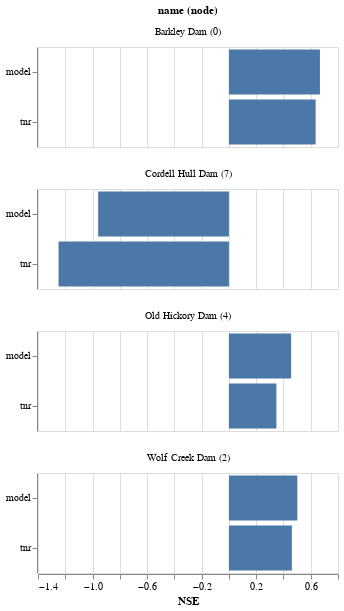

This figure's notebook cell:
### Code cell
NODE = 4
# data = df.loc[NODE]
data = df
name = df.loc[NODE, 'name'].unique()[0]
df['name (node)'] = df['name'] + ' (' + df.index.astype(str) + ')'

bars = alt.Chart(
    data
).mark_bar(
).encode(
    x=alt.X('nse:Q', title='NSE'),
    y=alt.Y('model_or_tnr:N', title=None),
    tooltip=alt.Tooltip(['pearson-r', 'nse', 'norm_rmse', 'norm_mae', 'kge'], format='.2f'),
    facet=alt.Facet('name (node):N', columns=1)
).properties(
    width=300,
    height=100,
    # title=f'{name}'
)

bars

### Figure 1 — Vega-Lite specification as saved in the notebook (floating-point values rounded to 4 significant figures)
{"config": {"view": {"continuousWidth": 300, "continuousHeight": 300}}, "data": {"name": "data-8e7831afcfb8c80a21fadf2008e61a72"}, "mark": {"type": "bar"}, "encoding": {"facet": {"columns": 1, "field": "name (node)", "type": "nominal"}, "tooltip": [{"field": "pearson-r", "format": ".2f", "type": "quantitative"}, {"field": "nse", "format": ".2f", "type": "quantitative"}, {"field": "norm_rmse", "format": ".2f", "type": "quantitative"}, {"field": "norm_mae", "format": ".2f", "type": "quantitative"}, {"field": "kge", "format": ".2f", "type": "quantitative"}], "x": {"field": "nse", "title": "NSE", "type": "quantitative"}, "y": {"field": "model_or_tnr", "title": null, "type": "nominal"}}, "height": 100, "width": 300, "$schema": "https://vega.github.io/schema/vega-lite/v5.16.3.json", "datasets": {"data-8e7831afcfb8c80a21fadf2008e61a72": [{"pearson-r": 0.7084, "pearson-r p-val": 3.818e-98, "nse": 0.5017, "nse1": 0.4019, "rmse": 35290000.0, "norm_rmse": 0.08869, "mae": 19750000.0, "norm_mae": 0.04962, "kge": 0.582, "name": "Wolf Creek Dam", "model_or_tnr": "model", "name (node)": "Wolf Creek Dam (2)"}, {"pearson-r": 0.681, "pearson-r p-val": 5.453e-88, "nse": 0.4618, "nse1": 0.3847, "rmse": 36680000.0, "norm_rmse": 0.09218, "mae": 20310000.0, "norm_mae": 0.05105, "kge": 0.5778, "name": "Wolf Creek Dam", "model_or_tnr": "tnr", "name (node)": "Wolf Creek Dam (2)"}, {"pearson-r": 0.7943, "pearson-r p-val": 9.263e-140, "nse": 0.4562, "nse1": 0.3667, "rmse": 40710000.0, "norm_rmse": 0.1481, "mae": 27410000.0, "norm_mae": 0.09966, "kge": 0.7039, "name": "Old Hickory Dam", "model_or_tnr": "model", "name (node)": "Old Hickory Dam (4)"}, {"pearson-r": 0.7907, "pearson-r p-val": 1.125e-137, "nse": 0.3483, "nse1": 0.3258, "rmse": 44570000.0, "norm_rmse": 0.1621, "mae": 29180000.0, "norm_mae": 0.1061, "kge": 0.6202, "name": "Old Hickory Dam", "model_or_tnr": "tnr", "name (node)": "Old Hickory Dam (4)"}, {"pearson-r": 0.7525, "pearson-r p-val": 2.941e-117, "nse": -0.9587, "nse1": -0.1409, "rmse": 46930000.0, "norm_rmse": 0.2407, "mae": 29580000.0, "norm_mae": 0.1517, "kge": 0.03603, "name": "Cordell Hull Dam", "model_or_tnr": "model", "name (node)": "Cordell Hull Dam (7)"}, {"pearson-r": 0.7379, "pearson-r p-val": 1.556e-110, "nse": -1.249, "nse1": -0.1975, "rmse": 50290000.0, "norm_rmse": 0.2579, "mae": 31050000.0, "norm_mae": 0.1593, "kge": -0.07362, "name": "Cordell Hull Dam", "model_or_tnr": "tnr", "name (node)": "Cordell Hull Dam (7)"}, {"pearson-r": 0.8701, "pearson-r p-val": 1.389e-197, "nse": 0.6676, "nse1": 0.4838, "rmse": 50970000.0, "norm_rmse": 0.09275, "mae": 33830000.0, "norm_mae": 0.06155, "kge": 0.7864, "name": "Barkley Dam", "model_or_tnr": "model", "name (node)": "Barkley Dam (0)"}, {"pearson-r": 0.863, "pearson-r p-val": 8.473e-191, "nse": 0.6359, "nse1": 0.4275, "rmse": 53350000.0, "norm_rmse": 0.09707, "mae": 37520000.0, "norm_mae": 0.06826, "kge": 0.763, "name": "Barkley Dam", "model_or_tnr": "tnr", "name (node)": "Barkley Dam (0)"}]}}
